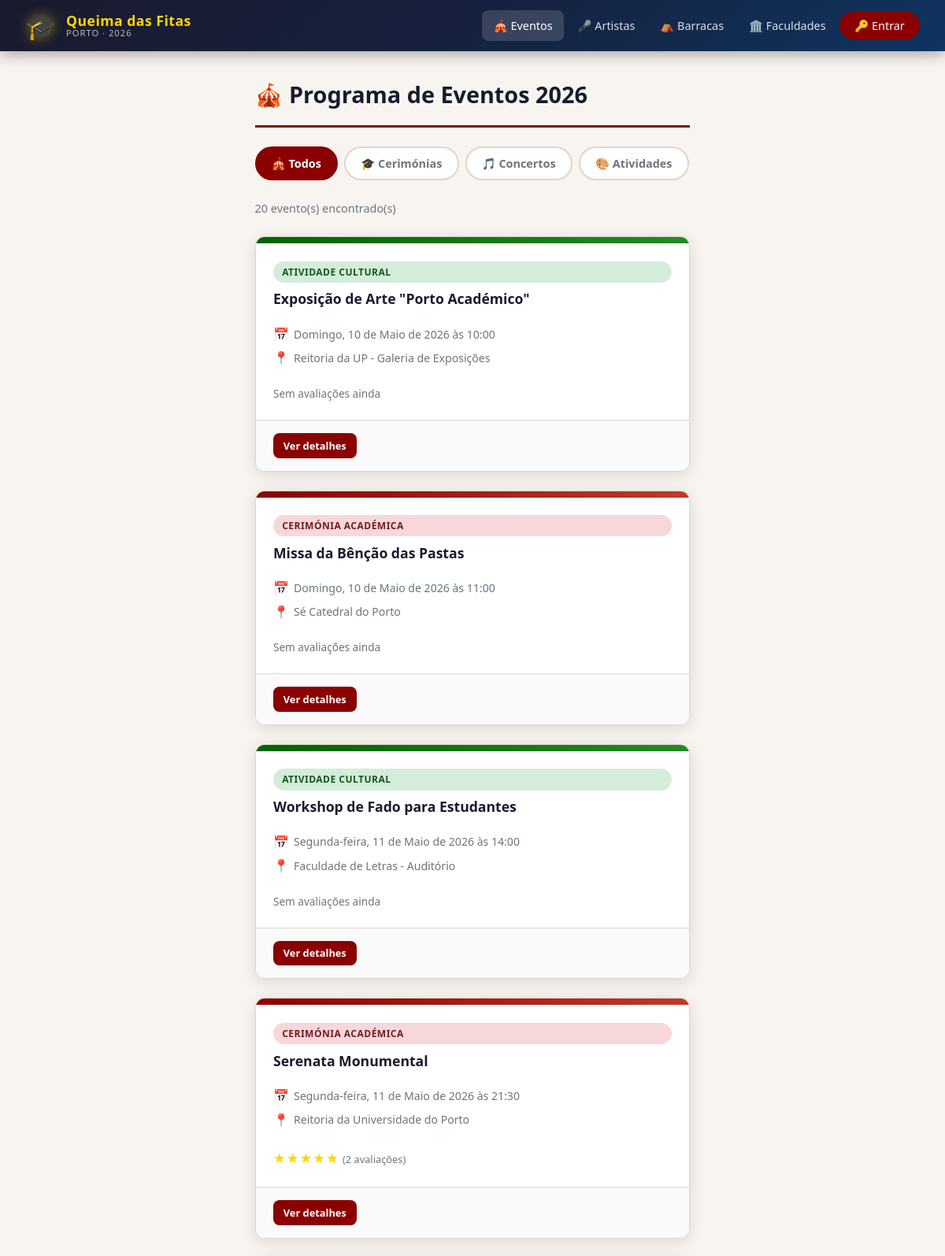
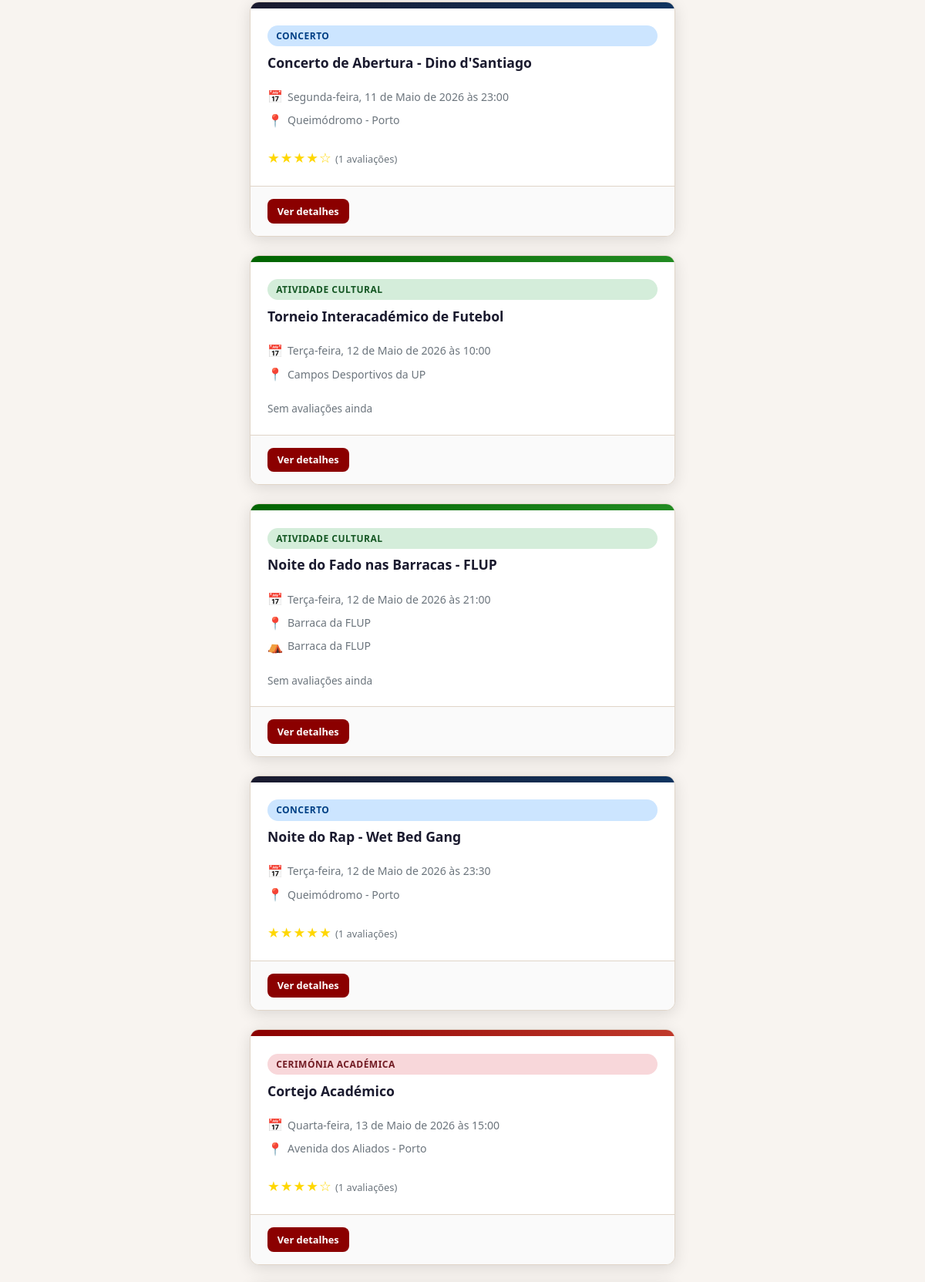
The page /eventos.php (upper part) on the database its author committed (2 pictures, top to bottom).
### tables this page shows
CREATE TABLE IF NOT EXISTS eventos (
    id INT AUTO_INCREMENT PRIMARY KEY,
    nome VARCHAR(200) NOT NULL,
    descricao TEXT,
    data_hora DATETIME NOT NULL,
    local VARCHAR(200),
    tipo ENUM('cerimonia','concerto','atividade') NOT NULL,
    barraca_id INT DEFAULT NULL,           
    imagem VARCHAR(255) DEFAULT NULL,      
    FOREIGN KEY (barraca_id) REFERENCES barracas(id) ON DELETE SET NULL
);

CREATE TABLE IF NOT EXISTS barracas (
    id INT AUTO_INCREMENT PRIMARY KEY,
    nome VARCHAR(150) NOT NULL,
    faculdade_id INT NOT NULL,
    localizacao VARCHAR(200),              
    hora_abertura TIME,
    hora_fecho TIME,
    descricao TEXT,
    FOREIGN KEY (faculdade_id) REFERENCES faculdades(id) ON DELETE CASCADE
);

### DataAccessLayer.php (called while the page is built, shortened)
<?php
class DAL {
    private $conn;
    function __construct() {
        $this->conn = new PDO(
            'mysql:host=localhost;dbname=queima_fitas;charset=utf8mb4',
            'root',
            ''
        );
        $this->conn->setAttribute(PDO::ATTR_ERRMODE, PDO::ERRMODE_EXCEPTION);
        $this->conn->setAttribute(PDO::ATTR_DEFAULT_FETCH_MODE, PDO::FETCH_ASSOC);
    }
    function getAllEventos() {
        $stmt = $this->conn->query("
            SELECT e.*, b.nome as barraca_nome,
                   COALESCE(AVG(r.nota), 0) as media_rating,
                   COUNT(r.id) as total_ratings
            FROM eventos e
            LEFT JOIN barracas b ON e.barraca_id = b.id
            LEFT JOIN ratings_eventos r ON e.id = r.evento_id
            GROUP BY e.id
            ORDER BY e.data_hora ASC
        ");
        return $stmt->fetchAll();
    }
}
?>

### eventos.php (the view, shortened to what this page needs)
<?php
require_once 'BusinessLogicLayer.php';
$tipo_filtro = $_GET['tipo'] ?? 'todos';
$eventos = ($tipo_filtro === 'todos') ? getEventos() : getEventos($tipo_filtro);
include 'includes/header.php';
?>
<div class="container">
    <div class="section-header">
        <h2>🎪 Programa de Eventos 2026</h2>
    </div>
    <div class="tabs">
        <a href="eventos.php" class="tab-btn <?= $tipo_filtro === 'todos' ? 'active' : '' ?>">🎪 Todos</a>
        <a href="eventos.php?tipo=cerimonia" class="tab-btn <?= $tipo_filtro === 'cerimonia' ? 'active' : '' ?>">🎓 Cerimónias</a>
        <a href="eventos.php?tipo=concerto" class="tab-btn <?= $tipo_filtro === 'concerto' ? 'active' : '' ?>">🎵 Concertos</a>
        <a href="eventos.php?tipo=atividade" class="tab-btn <?= $tipo_filtro === 'atividade' ? 'active' : '' ?>">🎨 Atividades</a>
    </div>
    <p style="color:var(--cor-cinza); font-size:0.9rem; margin-bottom:1rem;">
        <?= count($eventos) ?> evento(s) encontrado(s)
    </p>
    <?php if (empty($eventos)): ?>
        <div class="alert alert-info">Não foram encontrados eventos para este filtro.</div>
    <?php else: ?>
    <div class="grid">
        <?php foreach ($eventos as $evento): ?>
        <div class="card" onclick="location.href='evento_detalhe.php?id=<?= $evento['id'] ?>'" style="cursor:pointer;">
            <div class="card-header-evento <?= $evento['tipo'] ?>"></div>
            <div class="card-body">
                <span class="badge badge-<?= $evento['tipo'] ?>"><?= tipoEventoLabel($evento['tipo']) ?></span>
                <h3 class="card-title" style="margin-top:0.6rem;"><?= htmlspecialchars($evento['nome']) ?></h3>
                <div class="card-meta">
                    <span><span class="icon">📅</span><?= formatarDataHora($evento['data_hora']) ?></span>
                    <span><span class="icon">📍</span><?= htmlspecialchars($evento['local']) ?></span>
                    <?php if ($evento['barraca_nome']): ?>
                        <span><span class="icon">⛺</span><?= htmlspecialchars($evento['barraca_nome']) ?></span>
                    <?php endif; ?>
                </div>
                <?php if ($evento['total_ratings'] > 0): ?>
                    <div style="margin-top:0.5rem;">
                        <?= renderStars($evento['media_rating'], $evento['total_ratings']) ?>
                    </div>
                <?php else: ?>
                    <div style="margin-top:0.5rem; color:var(--cor-cinza); font-size:0.85rem;">Sem avaliações ainda</div>
                <?php endif; ?>
            </div>
            <div class="card-footer">
                <a href="evento_detalhe.php?id=<?= $evento['id'] ?>" class="btn btn-primary btn-sm" onclick="event.stopPropagation();">Ver detalhes</a>
            </div>
        </div>
        <?php endforeach; ?>
    </div>
    <?php endif; ?>
</div>
<?php include 'includes/footer.php'; ?>

### BusinessLogicLayer.php (shortened to what this page needs)
<?php
require_once 'DataAccessLayer.php';
function getEventos($tipo = null) {
    try {
        $dal = new DAL();
        return $tipo ? $dal->getEventosByTipo($tipo) : $dal->getAllEventos();
    } catch (Exception $e) { return []; }
}
function tipoEventoLabel($tipo) {
    $labels = [
        'cerimonia' => 'Cerimónia Académica',
        'concerto'  => 'Concerto',
        'atividade' => 'Atividade Cultural',
    ];
    return $labels[$tipo] ?? $tipo;
}
function formatarDataHora($datetime) {
    $dt   = new DateTime($datetime);
    $dias = ['Sunday'=>'Domingo','Monday'=>'Segunda-feira','Tuesday'=>'Terça-feira',
             'Wednesday'=>'Quarta-feira','Thursday'=>'Quinta-feira','Friday'=>'Sexta-feira','Saturday'=>'Sábado'];
    $meses= ['January'=>'Janeiro','February'=>'Fevereiro','March'=>'Março','April'=>'Abril',
             'May'=>'Maio','June'=>'Junho','July'=>'Julho','August'=>'Agosto',
             'September'=>'Setembro','October'=>'Outubro','November'=>'Novembro','December'=>'Dezembro'];
    return $dias[$dt->format('l')] . ', ' . $dt->format('d') . ' de '
         . $meses[$dt->format('F')] . ' de ' . $dt->format('Y') . ' às ' . $dt->format('H:i');
}
function renderStars($media, $total = null) {
    $cheias = round($media);
    $html   = '<span class="stars">' . str_repeat('★', $cheias) . str_repeat('☆', 5 - $cheias) . '</span>';
    if ($total !== null) {
        $html .= ' <small class="rating-count">(' . $total . ' avaliações)</small>';
    }
    return $html;
}

### style.css (style rules this page uses)
:root { --cor-primaria: #8B0000; --cor-secundaria: #FFD700; --cor-escura: #1a1a2e; --cor-clara: #f8f4f0; --cor-texto: #2c2c2c; --cor-cinza: #6c757d; --cor-borda: #e0d5c8; --sombra: 0 4px 20px rgba(0,0,0,0.12); --sombra-hover: 0 8px 30px rgba(0,0,0,0.20); --raio: 12px; --transicao: all 0.3s ease; }
* { margin: 0; padding: 0; box-sizing: border-box; }
body { font-family: 'Segoe UI', Tahoma, Geneva, Verdana, sans-serif; background-color: var(--cor-clara); color: var(--cor-texto); line-height: 1.6; min-height: 100vh; display: flex; flex-direction: column; }
a { color: var(--cor-primaria); text-decoration: none; transition: var(--transicao); }
.container { max-width: 1200px; margin: 0 auto; padding: 2rem 1.5rem; flex: 1; }
.grid { display: grid; grid-template-columns: repeat(auto-fill, minmax(320px, 1fr)); gap: 1.5rem; margin-top: 1.5rem; }
.section-header { display: flex; align-items: center; justify-content: space-between; margin-bottom: 1.5rem; padding-bottom: 1rem; border-bottom: 3px solid var(--cor-primaria); }
.section-header h2 { font-size: 1.8rem; color: var(--cor-escura); display: flex; align-items: center; gap: 0.5rem; }
.card { background: white; border-radius: var(--raio); box-shadow: var(--sombra); overflow: hidden; transition: var(--transicao); display: flex; flex-direction: column; border: 1px solid var(--cor-borda); }
.card-header-evento { height: 8px; }
.card-header-evento.cerimonia { background: linear-gradient(90deg, #8B0000, #c0392b); }
.card-header-evento.concerto { background: linear-gradient(90deg, #1a1a2e, #0f3460); }
.card-header-evento.atividade { background: linear-gradient(90deg, #006400, #228B22); }
.card-body { padding: 1.4rem; flex: 1; display: flex; flex-direction: column; }
.card-title { font-size: 1.1rem; font-weight: 700; color: var(--cor-escura); margin-bottom: 0.5rem; line-height: 1.3; }
.card-meta { display: flex; flex-direction: column; gap: 0.3rem; margin: 0.8rem 0; font-size: 0.88rem; color: var(--cor-cinza); }
.card-meta span { display: flex; align-items: center; gap: 6px; }
.card-meta .icon { font-size: 1rem; }
.card-footer { padding: 1rem 1.4rem; background: #fafafa; border-top: 1px solid var(--cor-borda); display: flex; align-items: center; justify-content: space-between; flex-wrap: wrap; gap: 0.5rem; }
.btn { display: inline-flex; align-items: center; gap: 6px; padding: 0.6rem 1.4rem; border-radius: 8px; font-size: 0.9rem; font-weight: 600; cursor: pointer; border: none; transition: var(--transicao); text-decoration: none; white-space: nowrap; }
.btn-primary { background: var(--cor-primaria); color: white; }
.btn-sm { padding: 0.35rem 0.8rem; font-size: 0.8rem; }
.badge { display: inline-flex; align-items: center; padding: 0.25rem 0.7rem; border-radius: 20px; font-size: 0.75rem; font-weight: 700; text-transform: uppercase; letter-spacing: 0.5px; }
.badge-cerimonia { background: #f8d7da; color: #721c24; }
.badge-concerto { background: #cce5ff; color: #004085; }
.badge-atividade { background: #d4edda; color: #155724; }
.stars { color: var(--cor-secundaria); font-size: 1.1rem; letter-spacing: 1px; }
.rating-count { color: var(--cor-cinza); font-size: 0.8rem; }
.tabs { display: flex; gap: 0.5rem; margin-bottom: 1.5rem; flex-wrap: wrap; }
.tab-btn { padding: 0.5rem 1.2rem; border: 2px solid var(--cor-borda); border-radius: 25px; background: white; color: var(--cor-cinza); cursor: pointer; font-size: 0.9rem; font-weight: 600; transition: var(--transicao); }
.tab-btn:hover, .tab-btn.active { background: var(--cor-primaria); border-color: var(--cor-primaria); color: white; }

### rows shown on the page
eventos: tipo "ATIVIDADE CULTURAL", nome "Exposição de Arte \"Porto Académico\"", data_hora "Domingo, 10 de Maio de 2026 às 10:00", local "Reitoria da UP - Galeria de Exposições", shows "Sem avaliações ainda"
eventos: tipo "CERIMÓNIA ACADÉMICA", nome "Missa da Bênção das Pastas", data_hora "Domingo, 10 de Maio de 2026 às 11:00", local "Sé Catedral do Porto", shows "Sem avaliações ainda"
eventos: tipo "ATIVIDADE CULTURAL", nome "Workshop de Fado para Estudantes", data_hora "Segunda-feira, 11 de Maio de 2026 às 14:00", local "Faculdade de Letras - Auditório", shows "Sem avaliações ainda"
eventos: tipo "CERIMÓNIA ACADÉMICA", nome "Serenata Monumental", data_hora "Segunda-feira, 11 de Maio de 2026 às 21:30", local "Reitoria da Universidade do Porto", cheias "★★★★★", total "2"
eventos: tipo "CONCERTO", nome "Concerto de Abertura - Dino d'Santiago", data_hora "Segunda-feira, 11 de Maio de 2026 às 23:00", local "Queimódromo - Porto", cheias "★★★★", cheias "☆", total "1"
eventos: tipo "ATIVIDADE CULTURAL", nome "Torneio Interacadémico de Futebol", data_hora "Terça-feira, 12 de Maio de 2026 às 10:00", local "Campos Desportivos da UP", shows "Sem avaliações ainda"
eventos: tipo "ATIVIDADE CULTURAL", nome "Noite do Fado nas Barracas - FLUP", data_hora "Terça-feira, 12 de Maio de 2026 às 21:00", local "Barraca da FLUP", barraca.nome "Barraca da FLUP", shows "Sem avaliações ainda"
eventos: tipo "CONCERTO", nome "Noite do Rap - Wet Bed Gang", data_hora "Terça-feira, 12 de Maio de 2026 às 23:30", local "Queimódromo - Porto", cheias "★★★★★", total "1"
eventos: tipo "CERIMÓNIA ACADÉMICA", nome "Cortejo Académico", data_hora "Quarta-feira, 13 de Maio de 2026 às 15:00", local "Avenida dos Aliados - Porto", cheias "★★★★", cheias "☆", total "1"

### other values the page prints
count($eventos) "20"
